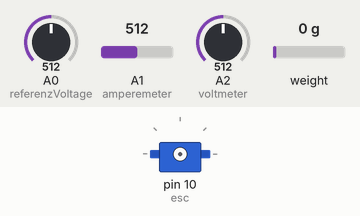
The sketch below on a simulated Arduino Nano, built with avr-gcc and run on an emulated ATmega328P. Shown: servo. Inputs (shaded band) come from the test bench; at power-on: A0 (referenzVoltage) = 512, A1 (amperemeter) = 512, A2 (voltmeter) = 512, weight on the scale 0 g. What the sketch prints to the serial monitor is not drawn.

Above: at 0.1 s.
At 17.1 s:
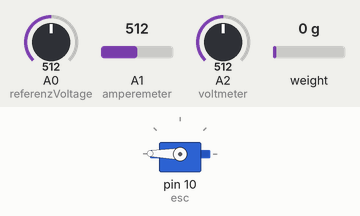
At 25.5 s:
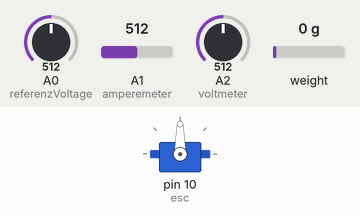
Timing chart, 0 to 27.0 s (numbered marks = the images above):
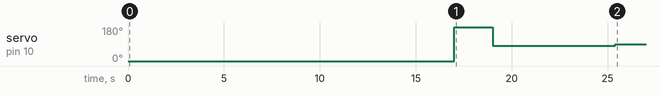

Measured:
- by itself, servo on pin 10 (esc): 0° → 179° at 17.0 s, → 80° 2.0 s later, → 90° 6.4 s later

The sketch:

endprogram.ino
```cpp
#include <Servo.h>      //motor
#include <HX711_ADC.h>  //Waage
#include <Wire.h>
#include <EEPROM.h>
#include <SPI.h>
#include <SD.h>

HX711_ADC LoadCell(A3, A4);//LoadCell
Servo esc;

//Pin deklearation
int amperemeter = A1;
int referenzVoltage = A0;
int voltmeter = A2;
int lightsensor = A6;

//Variablen
int motorset = 0;
int maxRPM = 60;
int rpm = 0;
float c = 439.83; //calibration factor;
int VpA = 66; // Millivolt pro Ampere (100 für 20A Modul und 66 für 30A Modul)
char filename = "";
int chipSelect = 5;
float R1 = 30000.0; //
float R2 = 7500.0; //
double nullwert = 0;
double value = 0;
float vint = 0;
int increment = 5;

double ampere = 0;
float volt = 0;
float reference = 0;
float weight = 0;
const int numReadings = 50; //Anzahl Reading von Waage
boolean activateSD = true; //SD Karte aktiviert
bool stopago = 0;


void setup() {
  // put your setup code here, to run once:
  Wire.begin();
  delay(10000);
  Serial.begin(19200);
  Serial.println("LOS GEHTS");
  pinMode(voltmeter, INPUT);
  pinMode(referenzVoltage, INPUT);
  pinMode(amperemeter, INPUT);
  pinMode(lightsensor, INPUT);
  //Programme ablaufen
  getampere();
  nullwert = vint;
  Serial.print("Nullwert gesetzt auf ");Serial.println(nullwert);
  delay(5000);
  ESC_arm();
  LoadCell_Initialisieren();
  //if(activateSD)SD_Initialisierung();
  delay(2000);

}

void loop() {

  getampere();
  getvolt();
  getreference();
  getweight();
  if(Serial.available()>0){
    char temp = Serial.read();
    if(temp == '+'){
      motorset ++;
    }
    if(temp == '-'){
      motorset --;
    }
    if(temp == 'a'){
      esc.write(85); while(1); Serial.print("++++++++++++++++++++++++++++++MESSUNG BEENDET++++++++++++++++++++++++++++++");
    }
    }
      String numbers = "";
    numbers += ampere;    numbers += "; ";
    numbers += volt;      numbers += "; ";
    numbers += weight;    numbers += "; ";
    numbers += motorset;
    Serial.println(numbers);
  setSpeed(motorset);
  delay(1);


}
//++++++++++++++MOTOR++++++++++++++++++
void ESC_arm() { //ESC initialisieren
  esc.attach(10);
  esc.write(0); Serial.println("initate"); delay(2000);
  esc.write(179); Serial.println("..."); delay(2000);
  esc.write(80); delay(2000); Serial.println("MOTOR ARMED. STAY CLEAR!!!");
}
void setSpeed(int speed) {
  int angle = map(speed, 0, 100, 90, 179); //Motor hat 180° als maximalen Input
  esc.write(angle); //Motorspeed geben
}
void getrpm() {
  boolean lasttime = false;
  unsigned long nowtime = 0;
  unsigned long tme = micros();
  unsigned long starttime = 0;
  unsigned long difference = 0;
  int x = 0;
  int frequency = 0;
  for (int i = 0; i < 100000000000000; i++) {
    starttime = tme;
    difference = micros() - starttime;
    //Serial.print(" Differenz: ");Serial.print(difference);Serial.print(" Zähler ist: ");Serial.print(x);Serial.print(" Frequenz: ");Serial.println(frequency);
    if (difference > 991000) {
      frequency = x;
      rpm = frequency * 30; //60seconds /2 for two blades = 30
      //Serial.print("nowtime ");Serial.print(nowtime);Serial.print("starttime ");Serial.print(starttime);
      break;
    }
    if (analogRead(lightsensor) < 4095 && lasttime == true) {
      lasttime = false;
    }
    if (analogRead(lightsensor) == 4095 && lasttime == false) {
      x++; lasttime = true;
    }
  }
}
//++++++++++++MOTORENDE++++++++++++++++++

//*************SD Karte******************
void SD_Initialisierung(){
  Serial.print("Initializing SD card...");  // see if the card is present and can be initialized:
  if (!SD.begin(chipSelect)) {
    Serial.println("Card failed, or not present"); // don't do anything more:
    while (1);
  }
  Serial.println("card initialized.");
  //  Serial.println("Please state the name of the file below: ");
  //  boolean stopago = 0;
  //  while (stopago == 0) {
  //    if (Serial.available() > 0) {
  //      filename = + char(Serial.read());
  //      filename = + ".csv";
  //      stopago = 1;
  //    }
  //  }

  //Serial.println("The filename will be: "); Serial.print(filename);
  //SD.mkdir(filename);
  File file = SD.open("/ASH20G.csv", FILE_WRITE);
  if (file) {
    String header = "ampere; volt; weight; motorset";
    file.println(header);
    file.close();
    Serial.println(header);
  } else {
    Serial.println("Couldn't open log file");
  }
  delay(1000);
}
void filewrite() {
  File file = SD.open("/ASH20G.csv", FILE_WRITE);
  if (file) {
    String numbers = "";
    //numbers += rpm;       numbers += "; ";
    numbers += ampere;    numbers += "; ";
    //numbers += ampereroh;    numbers += "; ";
    //numbers += amperespannung;    numbers += "; ";
    numbers += volt;      numbers += "; ";
    numbers += weight;    numbers += "; ";
    numbers += motorset;
    file.println(numbers);
    file.close();
    Serial.println(numbers);
  } else {
    //Serial.println("Couldn't open log file");
  }
}
//***********SD Karte Ende***************

//*************Load Cell*****************
void LoadCell_Initialisieren(){
  LoadCell.begin(); // start connection to HX711
  LoadCell.start(2000); // load cells gets 2000ms of time to stabilize
  LoadCell.setCalFactor(439.83); // calibration factor for load cell => strongly dependent on your individual setup
}
//***********Load Cell Ende**************

//*********Voltage and Ampere************
void getampere() {
  float vout = 0.0;
  value = analogRead(amperemeter);
  vout = (value * 5.0) / 1024.0; // see text
  vint = vout / (R2 / (R1 + R2));
  ampere = (vint-nullwert)*1000/VpA;
}

void getvolt() {
  float vout = 0.0;
  value = analogRead(voltmeter);
  vout = (value * 5.0) / 1024.0; // see text
  volt = vout / (R2 / (R1 + R2));
}

void getreference() {
  float vout = 0.0;
  value = analogRead(referenzVoltage);
  vout = (value * 5.0) / 1024.0; // see text
  reference = vout / (R2 / (R1 + R2));
}

void getweight() {
  int intervall = 0;
  float total = 0;
  long t;
  LoadCell.setCalFactor(439.83);
  LoadCell.update();
  float j = LoadCell.getData();
  weight = j;
}
//*******Voltage and Ampere Ende*********
```
